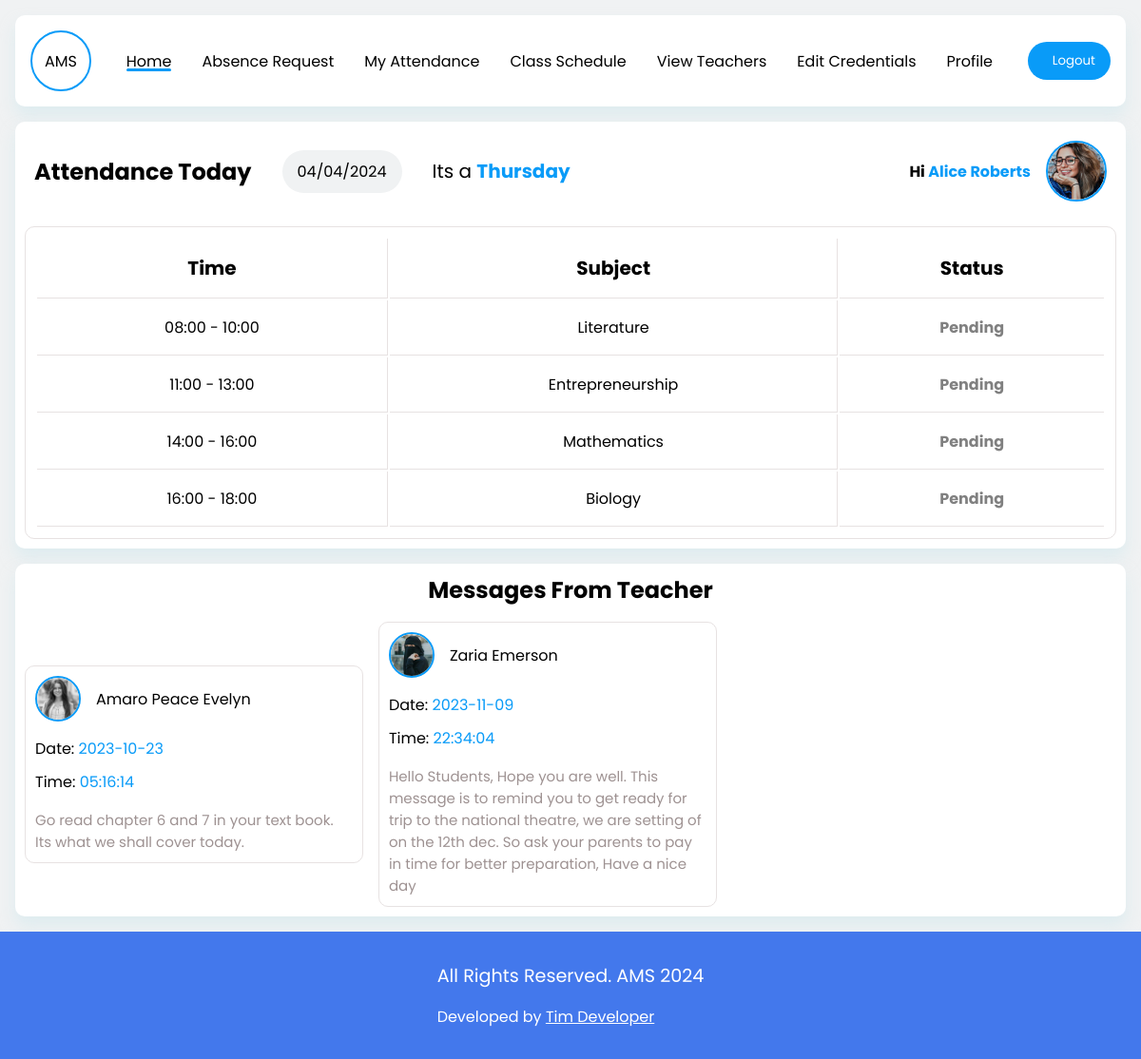
The page /student.php (signed in) on the database its author committed.
### tables this page shows
CREATE TABLE IF NOT EXISTS `students` (
  `StudentID` int NOT NULL AUTO_INCREMENT,
  `image` varchar(200) NOT NULL,
  `FirstName` varchar(50) NOT NULL,
  `LastName` varchar(50) NOT NULL,
  `ClassID` int NOT NULL,
  `DateOfBirth` date NOT NULL,
  `Gender` varchar(7) NOT NULL,
  `Address` varchar(50) NOT NULL,
  `ContactNumber` varchar(15) DEFAULT NULL,
  `Email` varchar(50) DEFAULT NULL,
  `password` varchar(200) NOT NULL,
  `username` varchar(50) NOT NULL,
  PRIMARY KEY (`StudentID`)
);

CREATE TABLE IF NOT EXISTS `messages` (
  `MessageID` int NOT NULL AUTO_INCREMENT,
  `ClassID` int NOT NULL,
  `TeacherID` int NOT NULL,
  `Message` varchar(500) NOT NULL,
  `Date` date NOT NULL,
  `SubjectID` int NOT NULL,
  `Time` time NOT NULL,
  PRIMARY KEY (`MessageID`)
);

CREATE TABLE IF NOT EXISTS `teachers` (
  `TeacherID` int NOT NULL AUTO_INCREMENT,
  `Image` varchar(200) NOT NULL,
  `Firstname` varchar(50) NOT NULL,
  `Lastname` varchar(50) NOT NULL,
  `ContactNumber` varchar(15) NOT NULL,
  `Email` varchar(50) NOT NULL,
  `SubjectID` int NOT NULL,
  `password` varchar(200) NOT NULL,
  `username` varchar(50) NOT NULL,
  PRIMARY KEY (`TeacherID`)
);

### functions.php (called while the page is built, shortened)
<?php
include "connection.php";
function Period1()
{
    global $conn;
    global $studentID;
    $dateToday = date('Y-m-d');
    $sql = "SELECT `IsPresent` FROM `attendancerecords` WHERE `Date` = '$dateToday' AND `StudentID` = '$studentID' AND `Period` = 1";
    $res = mysqli_query($conn, $sql);
    if (mysqli_num_rows($res) > 0) {
        $row = mysqli_fetch_array($res);
        $result = $row['IsPresent'];
        return $result;
    } else {
        return "No Entry Yet";
    }
}
function Period2()
{
    global $conn;
    global $studentID;
    $dateToday = date('Y-m-d');
    $sql = "SELECT `IsPresent` FROM `attendancerecords` WHERE `Date` = '$dateToday' AND `StudentID` = '$studentID' AND `Period` = 2";
    $value = mysqli_query($conn, $sql);
    if (mysqli_num_rows($value) > 0) {
        $row = mysqli_fetch_array($value);
        $res = $row['IsPresent'];
        return $res;
    } else {
        return "No Entry Yet";
    }
}
function Period3()
{
    global $conn;
    global $studentID;
    $dateToday = date('Y-m-d');
    $sql = "SELECT `IsPresent` FROM `attendancerecords` WHERE `Date` = '$dateToday' AND `StudentID` = '$studentID' AND `Period` = 3";
    $resultfor3 = mysqli_query($conn, $sql);
    if (mysqli_num_rows($resultfor3) > 0) {
        $row = mysqli_fetch_array($resultfor3);
        return $row;
    } else {
        return "No Entry Yet";
    }
}
function Period4()
{
    global $conn;
    global $studentID;
    $dateToday = date('Y-m-d');
    $sql = "SELECT `IsPresent` FROM `attendancerecords` WHERE `Date` = '$dateToday' AND `StudentID` = '$studentID' AND `Period` = 4";
    $resultfor4 = mysqli_query($conn, $sql);
    if (mysqli_num_rows($resultfor4) > 0) {
        $row = mysqli_fetch_array($resultfor4);
        return $row;
    } else {
        return "No Entry Yet";
    }
}
function getMessages()
{
    global $conn;
    global $class;
    $sql = "SELECT
    m.*,
    t.Firstname,
    t.Lastname,
    t.Image
    FROM `messages` AS m
    JOIN `teachers` AS t ON m.TeacherID = t.TeacherID
    WHERE `ClassID` = $class";
    $result = mysqli_query($conn, $sql);
    $messagesArray = [];
    while ($row = mysqli_fetch_array($result)) {
        $messagesArray[] = $row;
    }
    return $messagesArray;
}
function getschedule()
{
    $currentDay = date('l');
    global $conn;
    $sql = "SELECT * FROM `o-level` WHERE `Day` = '$currentDay'";
    $execute = mysqli_query($conn, $sql);
    if (mysqli_num_rows($execute) > 0) {
        $row = mysqli_fetch_array($execute);
        return $row;
    } else {
        return "Its A weekend";
    }
}
function fetchStudentProfile($studentID)
{
    global $conn;
    $sql = "SELECT students.*, classes.ClassName FROM students JOIN classes ON students.ClassID = classes.ClassID WHERE StudentID = $studentID";
    $result = mysqli_query($conn, $sql);
    $stdprofileArray = [];
    while ($row = mysqli_fetch_array($result)) {
        $stdprofileArray[] = $row;
    }
    return $stdprofileArray;
}

### student.php (the view, shortened to what this page needs)
<?php
include_once 'connection.php';
include "functions.php";
$class = $_SESSION['class_id'];
$studentID = $_SESSION['student_id'];
?>
<!DOCTYPE html>
<html lang="en">
<head>
    <link rel="stylesheet" href="./styles.css">
</head>
<body>
    <section class="student_acc">
        <nav class="std_nav">
            <div class="logo">
                <p>AMS</p>
            </div>
            <div class="nav-links">
                <a class="active" href="student.php">Home</a>
                <a href="./std_account/absence_request.php">Absence Request</a>
                <a href="./std_account/my-attendance.php">My Attendance</a>
                <a href="./std_account/timetable.php">Class Schedule</a>
                <a href="./std_account/view_teacher.php">View Teachers</a>
                <a href="./std_account/editacc.php">Edit Credentials</a>
                <a href="./std_account/profile.php">Profile</a>
            </div>
            <a href="logout.php">
                <button><span class="iconify" data-icon="mingcute:power-fill"></span>Logout</button>
            </a>
        </nav>
        <div id="home" class="content">
            <div class="container">
                <div class="top">
                    <div class="heading">
                        <h1>Attendance Today</h1>
                        <div class="date">
                            <?php echo date("d/m/Y") ?>
                        </div>
                        <div class="day">
                            <p>
                                Its a <span><?php
                                            $currentDay = date('l');
                                            echo $currentDay;
                                            ?></span>
                            </p>
                        </div>
                    </div>
                    <div class="about">
                        <p>
                            Hi <span><?php echo $_SESSION['student_fname'] . ' ' . $_SESSION['student_lname'] ?></span>
                        </p>
                        <?php
                        $getstudents = fetchStudentProfile($studentID);
                        foreach ($getstudents as $student) { ?>
                            <div class="profile">
                                <img src="./images/<?php echo $student['image'] ?>" alt="Profile Picture">
                            </div>
                        <?php } ?>
                    </div>
                </div>
                <?php
                if ($class >= 1 && $class <= 4) {
                    $schedule = getSchedule();
                    if (is_array($schedule)) {
                ?>
                        <table class="att_td">
                            <tr>
                                <th>Time</th>
                                <th>Subject</th>
                                <th>Status</th>
                            </tr>
                            <tr>
                                <td>08:00 - 10:00</td>
                                <td><?php echo $schedule['subject_1'] ?></td>
                                <?php
                                $period1 = Period1();
                                if ($period1 == "No Entry Yet") {
                                    echo '<td class="pending">';
                                    echo 'Pending';
                                    echo '</td>';
                                } else {
                                    echo '<td class="ispresent">';
                                    echo $period1;
                                    echo '</td>';
                                }
                                ?>
                            </tr>
                            <tr>
                                <td>11:00 - 13:00</td>
                                <td><?php echo $schedule['subject_2'] ?></td>
                                <?php
                                $period2 = Period2();
                                if ($period2 == "No Entry Yet") {
                                    echo '<td class="pending">';
                                    echo 'Pending';
                                    echo '</td>';
                                } else {
                                    echo '<td class="ispresent">';
                                    echo $period2;
                                    echo '</td>';
                                }
                                ?>
                            </tr>
                            <tr>
                                <td>14:00 - 16:00</td>
                                <td><?php echo $schedule['subject_3'] ?></td>
                                <?php
                                $period3 = Period3();
                                if (!is_array($period3)) {
                                    echo '<td class="pending">';
                                    echo 'Pending';
                                    echo '</td>';
                                } else {
                                    echo '<td class="ispresent">';
                                    echo $period3['IsPresent'];
                                    echo '</td>';
                                }
                                ?>
                            </tr>
                            <tr>
                                <td>16:00 - 18:00</td>
                                <td><?php echo $schedule['subject_4'] ?></td>
                                <?php
                                $period4 = Period4();
                                if (!is_array($period4)) {
                                    echo '<td class="pending">';
                                    echo 'Pending';
                                    echo '</td>';
                                } else {
                                    echo '<td class="ispresent">';
                                    echo $period4['IsPresent'];
                                    echo '</td>';
                                }
                                ?>
                            </tr>
                        </table>
                    <?php } else { ?>
                        <div class="empty">
                            <p>It's A Weekend <iconify-icon class="iconify" icon="fluent-emoji-flat:partying-face"></iconify-icon></p>
                        </div>
                    <?php }
                } ?>
            </div>
            <div class="mess_side_bar">
                <h2>Messages From Teacher</h2>
                <div class="messages">
                    <?php
                    $getnotifications = getMessages();
                    if (count($getnotifications) > 0) {
                        foreach ($getnotifications as $notification) :
                    ?>
                            <div class="message-card">
                                <div class="top">
                                    <div class="cred">
                                        <img src="./images/<?php echo $notification['Image'] ?>" alt="teacher">
                                        <p><?php echo $notification['Firstname'] . ' ' . $notification['Lastname'] ?></p>
                                    </div>
                                </div>
                                <div class="mid">
                                    <p>Date: <span><?php echo $notification['Date'] ?></span></p>
                                    <p>Time: <span><?php echo $notification['Time'] ?></span></p>
                                </div>
                                <div class="msg-body">
                                    <?php echo $notification['Message'] ?>
                                </div>
                            </div>
                        <?php endforeach;
                    } else { ?>
                        <div class="empty">
                            <p>No messages yet! <iconify-icon class="iconify" icon="tabler:mood-empty"></iconify-icon></p>
                        </div>
                    <?php } ?>
                </div>
            </div>
        </div>
    </section>
    <?php include "./footer.php"; ?>
</body>
</html>

### footer.php
<footer>
    <div class="div-copy-right">
        <p>All Rights Reserved. AMS <?php echo date('Y')?></p>
        <P>Developed by <span><a href="http://timdev.netlify.app/">Tim Developer</a></span></P>
    </div>
</footer>

### rows shown on the page
students: image (picture)
o-level: subject_1 "Literature", subject_2 "Entrepreneurship", subject_3 "Mathematics", subject_4 "Biology"
messages: TeacherID.Image (picture), TeacherID.Firstname "Amaro", TeacherID.Lastname "Peace Evelyn", Date "2023-10-23", Time "05:16:14", Message "Go read chapter 6 and 7 in your text book. Its what we shall cover today."
messages: TeacherID.Image (picture), TeacherID.Firstname "Zaria", TeacherID.Lastname "Emerson", Date "2023-11-09", Time "22:34:04", Message "Hello Students, Hope you are well. This message is to remind you to get ready for trip to the national theatre, we are setting of on the 12th dec. So ask your parents to pay in time for better preparation, Have a nice day"

### other values the page prints
$_SESSION['student_fname'] "Alice"
$_SESSION['student_lname'] "Roberts"
